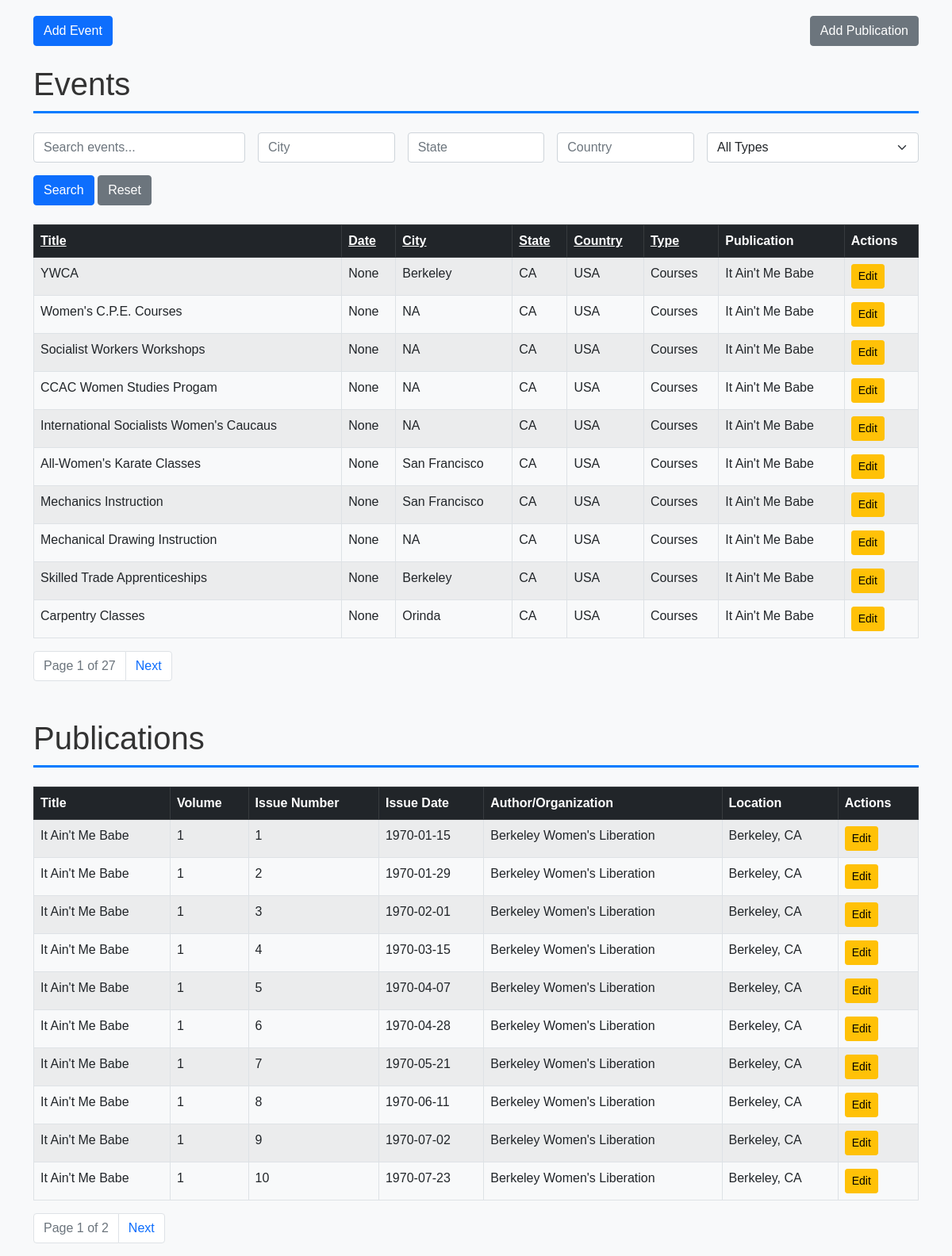
The app's page /?sort_events=event_date&order_events=asc&page_events=1 with its own data.
### tables this page shows
CREATE TABLE events (
    event_id INTEGER PRIMARY KEY AUTOINCREMENT, -- Unique ID for each event
    event_title TEXT NOT NULL,                  -- Title of the event
    event_date DATE,                            -- Date of the event
    description TEXT,                           -- Description of the event
    city TEXT,                                  -- City where the event occurred
    state TEXT,                                 -- State where the event occurred
    country TEXT,                               -- Country where the event occurred
    location TEXT,                              -- Specific location of the event (e.g., venue name)
    address TEXT,                               -- Street address of the event
    event_type TEXT,                            -- Type of event (e.g., conference, workshop)
    publication_id INTEGER,                     -- Foreign key to publications table
    source_publication TEXT,                    -- Source publication for the event if reprinted
    FOREIGN KEY (publication_id) REFERENCES publications (pub_id)
);

CREATE TABLE publications (
    pub_id INTEGER PRIMARY KEY AUTOINCREMENT, -- Unique ID for each publication
    pub_title TEXT NOT NULL,                 -- Title of the publication
    volume INTEGER NOT NULL,                 -- Volume number
    issue_number INTEGER NOT NULL,           -- Issue number within the volume
    issue_date DATE,                         -- Full issue date (year, month, day)
    volume_title TEXT,                       -- Title of the volume (if applicable)
    author_org TEXT,                         -- Author or organization responsible for the publication
    location TEXT                            -- Location associated with the publication
);

### DatabaseFlask/app.py (the view)
@app.route('/')
def index():
    search = request.args.get('search', '').strip()
    sort_events = request.args.get('sort_events', 'event_title')  # Default sort for events
    order_events = request.args.get('order_events', 'asc')  # Default order for events
    page_events = int(request.args.get('page_events', 1))  # Current page for events
    per_page = 10  # Number of rows per page
    offset_events = (page_events - 1) * per_page
    sort_publications = request.args.get('sort_publications', 'pub_title')  # Default sort for publications
    order_publications = request.args.get('order_publications', 'asc')  # Default order for publications
    page_publications = int(request.args.get('page_publications', 1))  # Current page for publications
    offset_publications = (page_publications - 1) * per_page
    conn = get_db_connection()
    events_query = f'''
        SELECT e.event_id, e.event_title, e.event_date, e.city, e.state, e.country, e.event_type,
               e.description, e.location, e.address, e.source_publication,
               p.pub_title AS publication_title
        FROM events e
        LEFT JOIN publications p ON e.publication_id = p.pub_id
        WHERE e.event_title LIKE ?
        ORDER BY {sort_events} {order_events.upper()}
        LIMIT ? OFFSET ?
    '''
    events = conn.execute(events_query, (f"%{search}%", per_page, offset_events)).fetchall()
    total_events_query = '''
        SELECT COUNT(*) FROM events WHERE event_title LIKE ?
    '''
    total_events = conn.execute(total_events_query, (f"%{search}%",)).fetchone()[0]
    publications_query = f'''
        SELECT pub_id, pub_title, volume, issue_number, issue_date, author_org, location
        FROM publications
        ORDER BY {sort_publications} {order_publications.upper()}
        LIMIT ? OFFSET ?
    '''
    publications = conn.execute(publications_query, (per_page, offset_publications)).fetchall()
    total_publications_query = '''
        SELECT COUNT(*) FROM publications
    '''
    total_publications = conn.execute(total_publications_query).fetchone()[0]
    conn.close()
    total_pages_events = (total_events + per_page - 1) // per_page  # Round up division
    total_pages_publications = (total_publications + per_page - 1) // per_page
    return render_template(
        'index.html',
        events=events,
        publications=publications,
        page_events=page_events,
        total_pages_events=total_pages_events,
        page_publications=page_publications,
        total_pages_publications=total_pages_publications,
        search=search,
        sort_events=sort_events,
        order_events=order_events,
        sort_publications=sort_publications,
        order_publications=order_publications
    )

### DatabaseFlask/app.py (called while the page is built)
def get_db_connection():
    conn = sqlite3.connect(DB_PATH)
    conn.row_factory = sqlite3.Row  # This allows us to access columns by name like row['title']
    return conn

### DatabaseFlask/templates/index.html (shortened to what this page needs)
{% extends "base.html" %}
{% block content %}
<div class="d-flex justify-content-between mb-4">
    <a href="{{ url_for('add_event') }}" class="btn btn-primary">Add Event</a>
    <a href="{{ url_for('add_publication') }}" class="btn btn-secondary">Add Publication</a>
</div>
<h1 class="mb-4">Events</h1>
<form method="GET" action="{{ url_for('index') }}" class="mb-4">
    <div class="row g-3">
        <div class="col-md-3">
            <input type="text" name="search" class="form-control" placeholder="Search events..." value="{{ search }}">
        </div>
        <div class="col-md-2">
            <input type="text" name="city" class="form-control" placeholder="City" value="{{ request.args.get('city', '') }}">
        </div>
        <div class="col-md-2">
            <input type="text" name="state" class="form-control" placeholder="State" value="{{ request.args.get('state', '') }}">
        </div>
        <div class="col-md-2">
            <input type="text" name="country" class="form-control" placeholder="Country" value="{{ request.args.get('country', '') }}">
        </div>
        <div class="col-md-3">
            <select name="event_type" class="form-select">
                <option value="">All Types</option>
            </select>
        </div>
    </div>
    <div class="mt-3">
        <button type="submit" class="btn btn-primary">Search</button>
        <a href="{{ url_for('index') }}" class="btn btn-secondary">Reset</a>
    </div>
</form>
<table class="table table-striped table-bordered">
    <thead class="table-dark">
        <tr>
            <th><a href="{{ url_for('index', sort_events='event_title', order_events='asc' if order_events == 'desc' else 'desc', page_events=page_events) }}" class="text-white">Title</a></th>
            <th><a href="{{ url_for('index', sort_events='event_date', order_events='asc' if order_events == 'desc' else 'desc', page_events=page_events) }}" class="text-white">Date</a></th>
            <th><a href="{{ url_for('index', sort_events='city', order_events='asc' if order_events == 'desc' else 'desc', page_events=page_events) }}" class="text-white">City</a></th>
            <th><a href="{{ url_for('index', sort_events='state', order_events='asc' if order_events == 'desc' else 'desc', page_events=page_events) }}" class="text-white">State</a></th>
            <th><a href="{{ url_for('index', sort_events='country', order_events='asc' if order_events == 'desc' else 'desc', page_events=page_events) }}" class="text-white">Country</a></th>
            <th><a href="{{ url_for('index', sort_events='event_type', order_events='asc' if order_events == 'desc' else 'desc', page_events=page_events) }}" class="text-white">Type</a></th>
            <th>Publication</th>
            <th>Actions</th>
        </tr>
    </thead>
    <tbody>
        {% for event in events %}
        <tr>
            <td>{{ event.event_title }}</td>
            <td>{{ event.event_date }}</td>
            <td>{{ event.city }}</td>
            <td>{{ event.state }}</td>
            <td>{{ event.country }}</td>
            <td>{{ event.event_type }}</td>
            <td>{{ event.publication_title }}</td>
            <td>
                <a href="{{ url_for('edit_record', record_type='event', record_id=event.event_id) }}" class="btn btn-sm btn-warning">Edit</a>
            </td>
        </tr>
        {% endfor %}
    </tbody>
</table>
<nav>
    <ul class="pagination">
        <li class="page-item disabled">
            <span class="page-link">Page {{ page_events }} of {{ total_pages_events }}</span>
        </li>
        {% if page_events < total_pages_events %}
        <li class="page-item">
            <a href="{{ url_for('index', page_events=page_events+1, sort_events=sort_events, order_events=order_events) }}" class="page-link">Next</a>
        </li>
        {% endif %}
    </ul>
</nav>
<h1 class="mt-5 mb-4">Publications</h1>
<table class="table table-striped table-bordered">
    <thead class="table-dark">
        <tr>
            <th>Title</th>
            <th>Volume</th>
            <th>Issue Number</th>
            <th>Issue Date</th>
            <th>Author/Organization</th>
            <th>Location</th>
            <th>Actions</th>
        </tr>
    </thead>
    <tbody>
        {% for publication in publications %}
        <tr>
            <td>{{ publication.pub_title }}</td>
            <td>{{ publication.volume }}</td>
            <td>{{ publication.issue_number }}</td>
            <td>{{ publication.issue_date }}</td>
            <td>{{ publication.author_org }}</td>
            <td>{{ publication.location }}</td>
            <td>
                <a href="{{ url_for('edit_record', record_type='publication', record_id=publication.pub_id) }}" class="btn btn-sm btn-warning">Edit</a>
            </td>
        </tr>
        {% endfor %}
    </tbody>
</table>
<nav>
    <ul class="pagination">
        <li class="page-item disabled">
            <span class="page-link">Page {{ page_publications }} of {{ total_pages_publications }}</span>
        </li>
        {% if page_publications < total_pages_publications %}
        <li class="page-item">
            <a href="{{ url_for('index', page_publications=page_publications+1, sort_publications=sort_publications, order_publications=order_publications) }}" class="page-link">Next</a>
        </li>
        {% endif %}
    </ul>
</nav>
{% endblock %}

### DatabaseFlask/templates/base.html (style rules this page uses)
body { font-family: Arial, sans-serif; background-color: #f8f9fa; }
h1 { color: #333; border-bottom: 3px solid #007bff; padding-bottom: 10px; }

### records on screen
events: event_title "YWCA", event_date "None", city "Berkeley", state "CA", country "USA", event_type "Courses", publication_title "It Ain't Me Babe"
events: event_title "Women's C.P.E. Courses", event_date "None", city "NA", state "CA", country "USA", event_type "Courses", publication_title "It Ain't Me Babe"
events: event_title "Socialist Workers Workshops", event_date "None", city "NA", state "CA", country "USA", event_type "Courses", publication_title "It Ain't Me Babe"
events: event_title "CCAC Women Studies Progam", event_date "None", city "NA", state "CA", country "USA", event_type "Courses", publication_title "It Ain't Me Babe"
events: event_title "International Socialists Women's Caucaus", event_date "None", city "NA", state "CA", country "USA", event_type "Courses", publication_title "It Ain't Me Babe"
events: event_title "All-Women's Karate Classes", event_date "None", city "San Francisco", state "CA", country "USA", event_type "Courses", publication_title "It Ain't Me Babe"
events: event_title "Mechanics Instruction", event_date "None", city "San Francisco", state "CA", country "USA", event_type "Courses", publication_title "It Ain't Me Babe"
events: event_title "Mechanical Drawing Instruction", event_date "None", city "NA", state "CA", country "USA", event_type "Courses", publication_title "It Ain't Me Babe"
events: event_title "Skilled Trade Apprenticeships", event_date "None", city "Berkeley", state "CA", country "USA", event_type "Courses", publication_title "It Ain't Me Babe"
events: event_title "Carpentry Classes", event_date "None", city "Orinda", state "CA", country "USA", event_type "Courses", publication_title "It Ain't Me Babe"
publications: pub_title "It Ain't Me Babe", volume "1", issue_number "1", issue_date "1970-01-15", author_org "Berkeley Women's Liberation", location "Berkeley, CA"
publications: pub_title "It Ain't Me Babe", volume "1", issue_number "2", issue_date "1970-01-29", author_org "Berkeley Women's Liberation", location "Berkeley, CA"
publications: pub_title "It Ain't Me Babe", volume "1", issue_number "3", issue_date "1970-02-01", author_org "Berkeley Women's Liberation", location "Berkeley, CA"
publications: pub_title "It Ain't Me Babe", volume "1", issue_number "4", issue_date "1970-03-15", author_org "Berkeley Women's Liberation", location "Berkeley, CA"
publications: pub_title "It Ain't Me Babe", volume "1", issue_number "5", issue_date "1970-04-07", author_org "Berkeley Women's Liberation", location "Berkeley, CA"
publications: pub_title "It Ain't Me Babe", volume "1", issue_number "6", issue_date "1970-04-28", author_org "Berkeley Women's Liberation", location "Berkeley, CA"
publications: pub_title "It Ain't Me Babe", volume "1", issue_number "7", issue_date "1970-05-21", author_org "Berkeley Women's Liberation", location "Berkeley, CA"
publications: pub_title "It Ain't Me Babe", volume "1", issue_number "8", issue_date "1970-06-11", author_org "Berkeley Women's Liberation", location "Berkeley, CA"
publications: pub_title "It Ain't Me Babe", volume "1", issue_number "9", issue_date "1970-07-02", author_org "Berkeley Women's Liberation", location "Berkeley, CA"
publications: pub_title "It Ain't Me Babe", volume "1", issue_number "10", issue_date "1970-07-23", author_org "Berkeley Women's Liberation", location "Berkeley, CA"

### other values on screen
{{ page_events }} "1"
{{ total_pages_events }} "27"
{{ page_publications }} "1"
{{ total_pages_publications }} "2"
